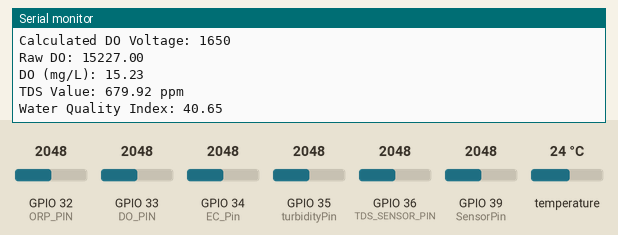
A sketch run on a simulated ESP32. On the bench: the last lines printed to the serial monitor. The inputs (shaded band) are chosen by the test bench; at power-on: temperature 24 °C, GPIO 32 (ORP_PIN) = 2048, GPIO 33 (DO_PIN) = 2048, GPIO 34 (EC_Pin) = 2048, GPIO 35 (turbidityPin) = 2048, GPIO 36 (TDS_SENSOR_PIN) = 2048, GPIO 39 (SensorPin) = 2048. WiFi joins after 1.5 s; servers stay silent unless stated.

Above: at 3.0 s.
3.1 s: temperature set to 12 °C
At 4.19 s:
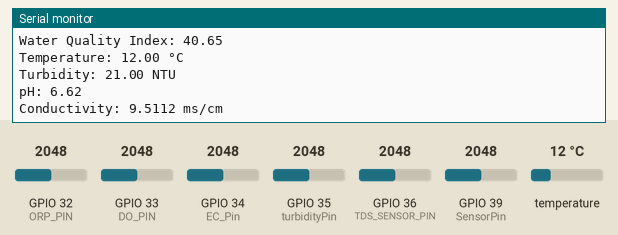
4.6 s: GPIO 32 (ORP_PIN) set to 2866
At 5.7 s:
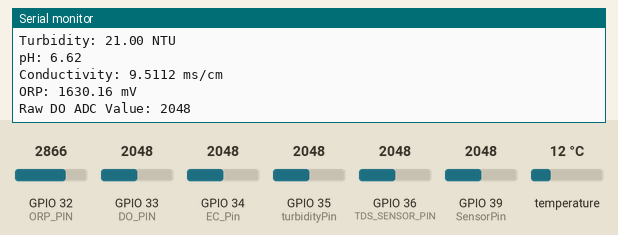
6.1 s: GPIO 33 (DO_PIN) set to 2866
At 7.5 s:
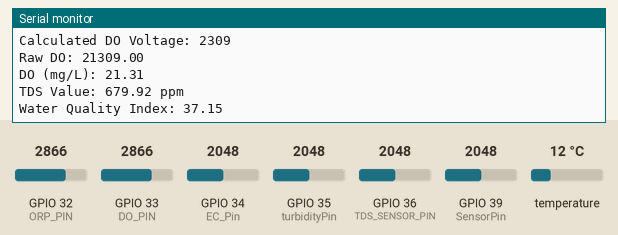
7.6 s: GPIO 34 (EC_Pin) set to 2866
At 8.71 s:
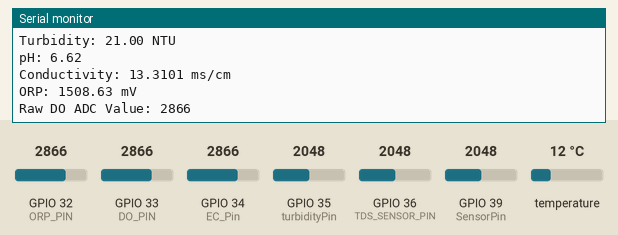
9.1 s: GPIO 35 (turbidityPin) set to 2866
At 10.5 s:
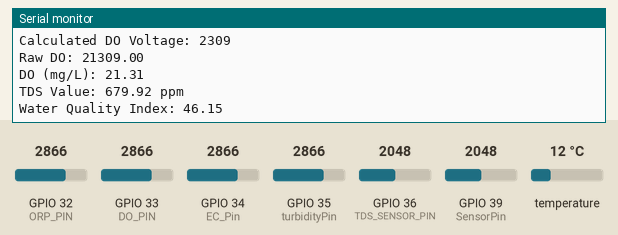
10.6 s: GPIO 36 (TDS_SENSOR_PIN) set to 2866
At 12.5 s:
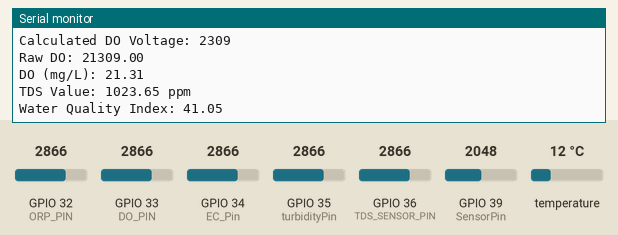
Timing chart, 0 to 13.1 s (numbered marks = the images above; inputs shaded):
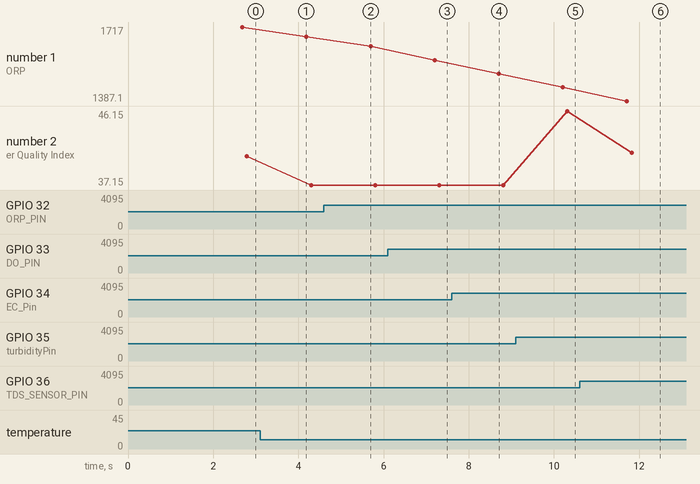

The sketch:

water_quality_monitor.ino
```cpp
#define BLYNK_TEMPLATE_ID "YOUR_BLYNK_TEMPLATE_ID"
#define BLYNK_TEMPLATE_NAME "YOUR_BLYNK_TEMPLATE_NAME"
#include <WiFi.h>
#include <HTTPClient.h>
#include <Wire.h>
#include <OneWire.h>
#include <DallasTemperature.h>
#include <BlynkSimpleEsp32.h>
#define BLYNK_AUTH_TOKEN "YOUR_BLYNK_AUTH_TOKEN"

const char* ssid = "YOUR_WIFI_SSID";
const char* password = "YOUR_WIFI_PASSWORD";
const char* auth = "YOUR_BLYNK_AUTH_TOKEN";


#define SensorPin 39
#define ONE_WIRE_BUS 13
#define EC_Pin 34
#define ORP_PIN 32
#define DO_PIN 33
#define TDS_SENSOR_PIN 36
OneWire oneWire(ONE_WIRE_BUS);
DallasTemperature sensors(&oneWire);

#define turbidityPin 35
#define VREF 3300.0
#define ADC_RESOLUTION 4095.0

int buf[10]; // Buffer array for pH sensor readings
int temp; // Temporary variable used in sorting
int avgValue; // Average value for pH sensor readings

// Define weights
const float weightTemperature = 0.10;
const float weightPH = 0.15;
const float weightTDS = 0.17;
const float weightTurbidity = 0.15;
const float weightORP = 0.12;
const float weightEC = 0.18;
const float weightDO = 0.15;

// DO specific definitions and variables
#define VREF_DO 3300    // VREF (mv)
#define ADC_RES_DO 4096 // ADC Resolution

// Single-point calibration Mode=0
// Two-point calibration Mode=1
#define TWO_POINT_CALIBRATION 0

#define READ_TEMP (32)
// Single point calibration needs to be filled CAL1_V and CAL1_T
#define CAL1_V (791) // mv
#define CAL1_T (32)  // ℃
// Two-point calibration needs to be filled CAL2_V and CAL2_T
// CAL1 High temperature point, CAL2 Low temperature point
#define CAL2_V (1300) // mv
#define CAL2_T (15)   // ℃

const uint16_t DO_Table[41] = {
    14460, 14220, 13820, 13440, 13090, 12740, 12420, 12110, 11810, 11530,
    11260, 11010, 10770, 10530, 10300, 10080, 9860, 9660, 9460, 9270,
    9080, 8900, 8730, 8570, 8410, 8250, 8110, 7960, 7820, 7690,
    7560, 7430, 7300, 7180, 7070, 6950, 6840, 6730, 6630, 6530, 6410};

uint8_t Temperaturet;
uint16_t ADC_Raw;
uint16_t ADC_Voltage;
float DO;
float DO1;

const int ArrayLength = 40; // Length of the ORP readings array
int orpArray[ArrayLength]; // Array to store ORP readings
int orpArrayIndex = 0; // Index for ORP readings array
const float VOLTAGE = 3.3; // Reference voltage for ORP calculation
const float OFFSET = -397; // Offset value for ORP calculation (adjust as needed)

float orpValue = 0; // Declare orpValue as a global variable

void setup() {
  Serial.begin(9600);
  Blynk.begin(auth, ssid, password);
  sensors.begin();
}

void loop() {
  Blynk.run();
  sensors.requestTemperatures();
  float tempC = sensors.getTempCByIndex(0);
  Serial.print("Temperature: ");
  Serial.print(tempC);
  Serial.println(" °C");
  Blynk.virtualWrite(V0, tempC);

  // // Array of specific temperature values
  // float tempValues[] = {28.92, 28.99, 29.07, 29.12, 29.20};
  // // Generate a random index to pick one of the values
  // int index = random(0, 5);
  // // Get the randomly picked temperature value
  // float tempC = tempValues[index];

  // Serial.print("Temperature: ");
  // Serial.print(tempC);
  // Serial.println(" °C");
  // Blynk.virtualWrite(V0, tempC);


  int turbidityValue = analogRead(turbidityPin);
  float voltageTurbidity = turbidityValue * (VREF / ADC_RESOLUTION);
  float turbidity = convertToTurbidity(voltageTurbidity);
  Serial.print("Turbidity: ");
  Serial.print(turbidity, 2);
  Serial.println(" NTU");
  Blynk.virtualWrite(V1, turbidity);

  for (int i = 0; i < 10; i++) {
    buf[i] = analogRead(SensorPin);
    delay(10);
  }

  for (int i = 0; i < 9; i++) {
    for (int j = i + 1; j < 10; j++) {
      if (buf[i] > buf[j]) {
        temp = buf[i];
        buf[i] = buf[j];
        buf[j] = temp;
      }
    }
  }

  avgValue = 0;
  for (int i = 2; i < 8; i++) {
    avgValue += buf[i];
  }
  avgValue /= 6;
  float voltage = (float)avgValue * 3.3 / 4096;
  float mv = voltage * 1000.0;
  float a = (9.18 - 4.00) / (2615 - 659);
  float b = 4.00 - a * 659;
  float phValue = a * mv + b;

  Serial.print("pH: ");
  Serial.print(phValue, 2);
  Serial.println(" ");
  Blynk.virtualWrite(V2, phValue);

  float voltageEC = analogRead(EC_Pin);
  float EC = voltageEC / 49.5 / 4.35;
  Serial.print("Conductivity: ");
  Serial.print(EC, 4);
  Serial.println(" ms/cm");
  Blynk.virtualWrite(V3, EC);

  static unsigned long orpTimer = millis();
  if (millis() >= orpTimer) {
    orpTimer = millis() + 20;
    int rawAnalogValue = analogRead(ORP_PIN);
    orpArray[orpArrayIndex++] = rawAnalogValue;
    if (orpArrayIndex == ArrayLength) {
      orpArrayIndex = 0;
    }
    double averageAnalog = averageArray(orpArray, ArrayLength);
    double sensorMillivolts = averageAnalog * (VOLTAGE * 1000.0 / 4096.0);
    orpValue = ((30 * VOLTAGE * 1000) - (75 * averageAnalog * VOLTAGE * 1000 / 4096)) / 75 - OFFSET ;
    Serial.print("ORP: ");
    Serial.print(orpValue);
    Serial.println(" mV");
    Blynk.virtualWrite(V4, orpValue);
  }


  // DO specific code
  Temperaturet = (uint8_t)READ_TEMP;
  ADC_Raw = analogRead(DO_PIN);
  ADC_Voltage = ((uint32_t)VREF_DO * ADC_Raw / ADC_RES_DO);

  // Print raw ADC value and calculated voltage
  Serial.print("Raw DO ADC Value: ");
  Serial.println(ADC_Raw);
  Serial.print("Calculated DO Voltage: ");
  Serial.println(ADC_Voltage);

  DO = readDO(ADC_Voltage, Temperaturet);
  DO1 = DO / 1000;

  // Print the intermediate DO value
  Serial.print("Raw DO: ");
  Serial.println(DO);
  Serial.print("DO (mg/L): ");
  Serial.println(DO1, 2);
  Blynk.virtualWrite(V5, DO1);

  int analogValue = analogRead(TDS_SENSOR_PIN);
  float voltageTDS = analogValue * (VREF / ADC_RESOLUTION); // Convert to mV
  float tdsValue = convertToTDS(voltageTDS);
  Serial.print("TDS Value: ");
  Serial.print(tdsValue, 2);
  Serial.println(" ppm");
  Blynk.virtualWrite(V6, tdsValue);


  // Calculate subindices
  int subindexTemperature = calculateSubindexTemperature(tempC);
  int subindexPH = calculateSubindexPH(phValue);
  int subindexTDS = calculateSubindexTDS(tdsValue);
  int subindexTurbidity = calculateSubindexTurbidity(turbidity);
  int subindexORP = calculateSubindexORP(orpValue);
  int subindexEC = calculateSubindexEC(EC);
  int subindexDO = calculateSubindexDO(DO1); // Use DO1 for subindex calculation

  // Calculate overall water quality index
  float waterQualityIndex =
      subindexTemperature * weightTemperature +
      subindexPH * weightPH +
      subindexTDS * weightTDS +
      subindexTurbidity * weightTurbidity +
      subindexORP * weightORP +
      subindexEC * weightEC +
      subindexDO * weightDO;

  // Print the water quality index
  Serial.print("Water Quality Index: ");
  Serial.println(waterQualityIndex);
  Blynk.virtualWrite(V7, waterQualityIndex);

  delay(500); // Send readings every half of second
}

float readDO(uint16_t voltage_mv, uint8_t temperature) {
#if TWO_POINT_CALIBRATION == 0
  uint32_t DO_Table_Temp = pgm_read_word_near(&DO_Table[temperature]);
  float DO_mg_L = (voltage_mv * DO_Table_Temp) / CAL1_V;
  return DO_mg_L;
#else
  uint32_t DO_Value_Temp = pgm_read_word_near(&DO_Table[temperature]);
  float K = (float)(CAL1_V - CAL2_V) / (float)(CAL1_T - CAL2_T);
  uint16_t V_saturation = CAL1_V + K * (temperature - CAL1_T);
  float DO_mg_L = (float)(voltage_mv * DO_Value_Temp) / V_saturation;
  return DO_mg_L;
#endif
}

float averageArray(int* arr, int number) {
  int i;
  int max, min;
  float avg;
  long amount = 0;
  if (number <= 0) {
    Serial.println("Error number for the array to averaging!/n");
    return 0;
  }
  if (number < 5) { //less than 5, calculated directly statistics
    for (i = 0; i < number; i++) {
      amount += arr[i];
    }
    avg = amount / number;
    return avg;
  } else {
    if (arr[0] < arr[1]) {
      min = arr[0];
      max = arr[1];
    } else {
      min = arr[1];
      max = arr[0];
    }
    for (i = 2; i < number; i++) {
      if (arr[i] < min) {
        amount += min; //arr<min
        min = arr[i];
      } else {
        if (arr[i] > max) {
          amount += max; //arr>max
          max = arr[i];
        } else {
          amount += arr[i]; //min<=arr<=max
        }
      }
    }
    avg = (float)amount / (number - 2);
  }
  return avg;
}

float convertToTurbidity(float voltage) {
  float voltage1 = 0.0; // Voltage when sensor is completely blocked
  float turbidity1 = 66.0; // NTU when sensor is completely blocked

  float voltage2 = 2340.0; // Voltage when sensor is in tap water
  float turbidity2 = 2.20; // NTU for tap water

  float turbidity = turbidity1 + (voltage - voltage1) * (turbidity2 - turbidity1) / (voltage2 - voltage1);

  return turbidity;
}


float convertToTDS(float voltage) {
  float voltage1 = 987.0; // Voltage of sample one in mV
  float tds1 = 334.0; // Actual TDS value of sample one in ppm

  float voltage2 = 1990.0; // Voltage of sample two in mV
  float tds2 = 857.0; // Actual TDS value of sample two in ppm

  // Linear interpolation formula
  float tdsValue = tds1 + (voltage - voltage1) * (tds2 - tds1) / (voltage2 - voltage1);

  return tdsValue;
}

int calculateSubindexTemperature(float tempC) {
  if (tempC >= 20 && tempC <= 25) return 100;
  if ((tempC >= 15 && tempC < 20) || (tempC > 25 && tempC <= 30)) return 85;
  if ((tempC >= 10 && tempC < 15) || (tempC > 30 && tempC <= 35)) return 65;
  if ((tempC >= 5 and tempC < 10) || (tempC > 35 and tempC <= 40)) return 45;
  if ((tempC >= 0 and tempC < 5) || (tempC > 40 and tempC <= 45)) return 25;
  return 5;
}
// int calculateSubindexTemperature(float tempC) {
//   if (tempC >= 20.0 && tempC <= 25.0) return 100;
//   else if (tempC >= 18.0 && tempC < 20.0) return 90;
//   else if (tempC > 25.0 && tempC <= 28.0) return 80;
//   else if (tempC >= 16.0 && tempC < 18.0) return 70;
//   else if (tempC > 28.0 && tempC <= 30.0) return 60;
//   else if (tempC >= 14.0 && tempC < 16.0) return 50;
//   else if (tempC > 30.0 && tempC <= 32.0) return 40;
//   else if (tempC >= 10.0 && tempC < 14.0) return 30;
//   else if (tempC > 32.0 && tempC <= 34.0) return 20;
//   else return 10;
// }

int calculateSubindexPH(float phValue) {
  if (phValue >= 6.5 && phValue <= 8.5) return 100;
  else if (phValue >= 6.0 && phValue < 6.5) return 90;
  else if (phValue > 8.5 && phValue <= 9.0) return 80;
  else if (phValue >= 5.5 && phValue < 6.0) return 70;
  else if (phValue > 9.0 && phValue <= 9.5) return 60;
  else if (phValue >= 5.0 && phValue < 5.5) return 50;
  else if (phValue > 9.5 && phValue <= 10.0) return 40;
  else if (phValue >= 4.5 && phValue < 5.0) return 30;
  else if (phValue > 10.0 && phValue <= 10.5) return 20;
  else return 10;
}

int calculateSubindexTDS(float tdsValue) {

  if (tdsValue > 90 && tdsValue <= 300) return 100;
  else if (tdsValue > 300 && tdsValue <= 500) return 90;
  else if (tdsValue > 500 && tdsValue <= 700) return 70;
  else if (tdsValue > 700 && tdsValue <= 1000) return 50;
  else if (tdsValue > 1000 && tdsValue <= 1500) return 40;
  else if (tdsValue > 1500 && tdsValue <= 2000) return 30;
  else if (tdsValue > 2000 && tdsValue <= 3000) return 20;
  else return 0;
}

// int calculateSubindexTurbidity(float turbidity) {
//   if (turbidity <= 1) return 100;
//   else if (turbidity > 1 && turbidity <= 2) return 90;
//   else if (turbidity > 2 && turbidity <= 3) return 80;
//   else if (turbidity > 3 && turbidity <= 5) return 70;
//   else if (turbidity > 5 && turbidity <= 10) return 60;
//   else if (turbidity > 10 && turbidity <= 15) return 50;
//   else if (turbidity > 15 && turbidity <= 20) return 40;
//   else if (turbidity > 20 && turbidity <= 25) return 30;
//   else if (turbidity > 25 && turbidity <= 30) return 20;
//   else return 10;
// }
int calculateSubindexTurbidity(float turbidity) {
  if (turbidity <= 1) return 100;
  if (turbidity > 1 and turbidity <= 2) return 85;
  if (turbidity > 2 and turbidity <= 3) return 75;
  if (turbidity > 3 and turbidity <= 5) return 65;
  if (turbidity > 5 and turbidity <= 10) return 45;
  if (turbidity > 10 and turbidity <= 25) return 25;
  return 5;
}

// int calculateSubindexORP(float orpValue) {
//   if (orpValue >= 700) return 100;
//   else if (orpValue >= 600 && orpValue < 700) return 90;
//   else if (orpValue >= 500 && orpValue < 600) return 80;
//   else if (orpValue >= 400 && orpValue < 500) return 70;
//   else if (orpValue >= 300 && orpValue < 400) return 60;
//   else if (orpValue >= 200 && orpValue < 300) return 50;
//   else if (orpValue >= 100 && orpValue < 200) return 40;
//   else if (orpValue >= 0 && orpValue < 100) return 30;
//   else if (orpValue >= -100 && orpValue < 0) return 20;
//   else return 10;
// }

int calculateSubindexORP(float orpValue) {
  if (orpValue >= 400 and orpValue <= 600) return 100;
  if (orpValue >= 601 and orpValue < 800) return 90;
  if (orpValue >= 801 and orpValue < 1000) return 65;
  if (orpValue >= 1001 and orpValue < 1200)  return 45;
  if (orpValue >= 1201 and orpValue < 1500) return 25;
  if (orpValue > 200 and orpValue <= 400) return 80;
 return 0;
}


// int calculateSubindexEC(float ecValue) {
//   if (ecValue <= 0.2) return 100;
//   else if (ecValue > 0.2 && ecValue <= 0.4) return 90;
//   else if (ecValue > 0.4 && ecValue <= 0.6) return 80;
//   else if (ecValue > 0.6 && ecValue <= 0.8) return 70;
//   else if (ecValue > 0.8 && ecValue <= 1.0) return 60;
//   else if (ecValue > 1.0 && ecValue <= 1.5) return 50;
//   else if (ecValue > 1.5 && ecValue <= 2.0) return 40;
//   else if (ecValue > 2.0 && ecValue <= 2.5) return 30;
//   else if (ecValue > 2.5 && ecValue <= 3.0) return 20;
//   else return 10;
// }


int calculateSubindexEC(float EC) {
  if (EC >= 0.0001 and EC <= 0.4) return 100;
  if (EC > 0.41 and EC <= 0.6) return 85;
  if (EC > 0.61 and EC <= 0.9) return 65;
  if (EC > 0.91 and EC <= 1.5) return 50;
  if (EC > 1.51 and EC <= 3.0) return 25;
  return 0;
}


// int calculateSubindexDO(float DO1) {
//   if (DO1 >= 7.0) return 100;
//   else if (DO1 >= 6.0 && DO1 < 7.0) return 90;
//   else if (DO1 >= 5.0 && DO1 < 6.0) return 80;
//   else if (DO1 >= 4.0 && DO1 < 5.0) return 70;
//   else if (DO1 >= 3.0 && DO1 < 4.0) return 60;
//   else if (DO1 >= 2.0 && DO1 < 3.0) return 50;
//   else if (DO1 >= 1.0 && DO1 < 2.0) return 40;
//   else if (DO1 >= 0.5 && DO1 < 1.0) return 30;
//   else if (DO1 >= 0.2 && DO1 < 0.5) return 20;
//   else return 10;
// }

int calculateSubindexDO(float do1) {
  if (do1 >= 6 and do1 <= 9) return 100;
  if ((do1 >= 5 and do1 < 6) || (do1 > 9 and do1 <= 10)) return 85;
  if ((do1 >= 4 and do1 < 5) || (do1 > 10 and do1 <= 11)) return 65;
  if ((do1 >= 3 and do1 < 4) || (do1 > 11 and do1 <= 12)) return 45;
  if ((do1 >= 2 and do1 < 3) || (do1 > 12 and do1 <= 13)) return 25;
  return 0;
}
```

Measured:
- after the input at 3.1 s, the serial monitor: prints a new line after 0.99 s (image 1)
- after the input at 6.1 s, the serial monitor: prints a new line after 1.1 s (image 3)
- after the input at 7.6 s, the serial monitor: prints a new line after 1.1 s (image 4)
- after the input at 9.1 s, the serial monitor: prints a new line after 1.0 s (image 5)
- after the input at 10.6 s, the serial monitor: prints a new line after 1.2 s (image 6)
- plotted number 2: 40.65 → 37.15 after the input at 3.1 s, 37.15 → 46.15 after the input at 9.1 s, 46.15 → 41.05 after the input at 10.6 s
